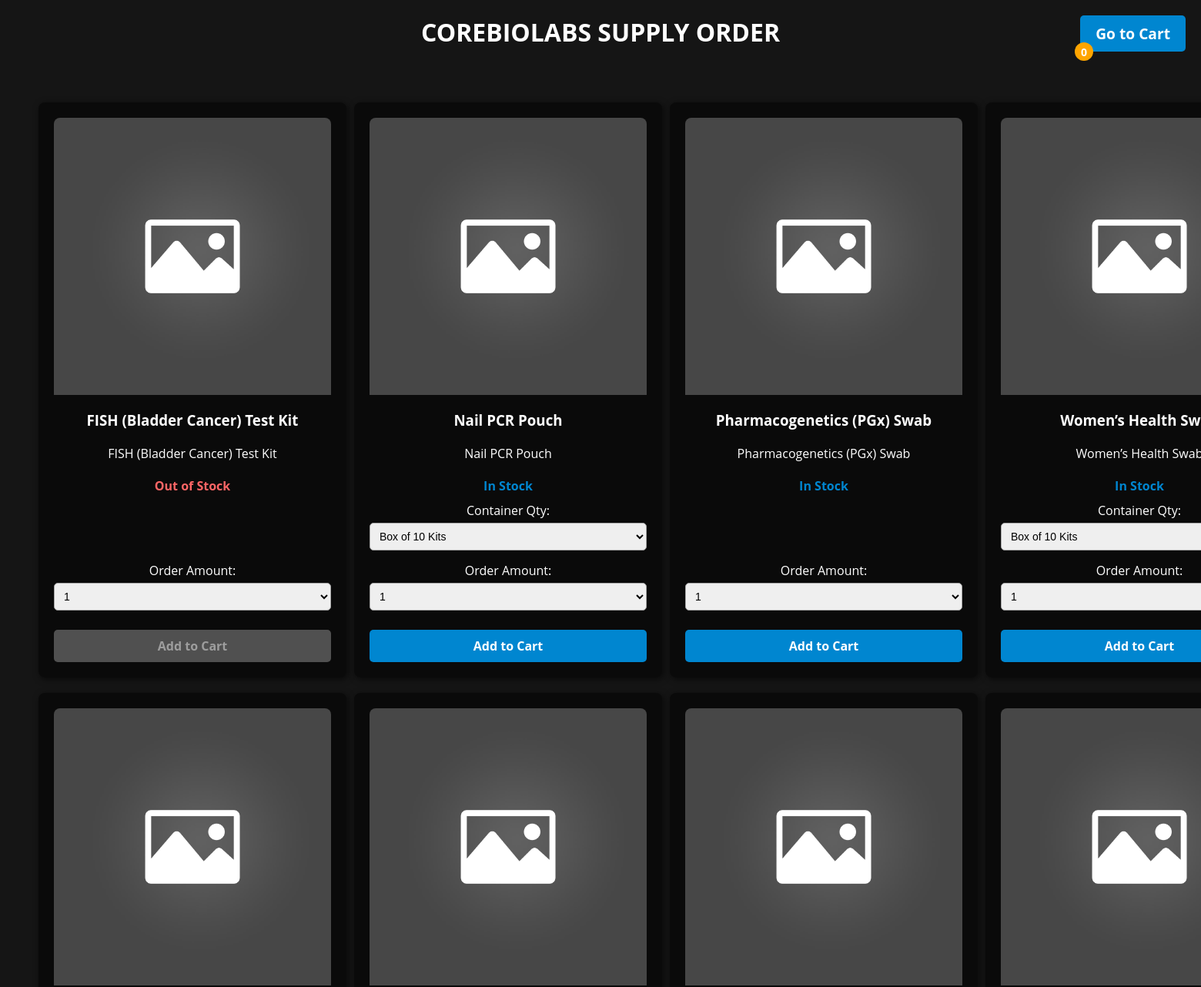
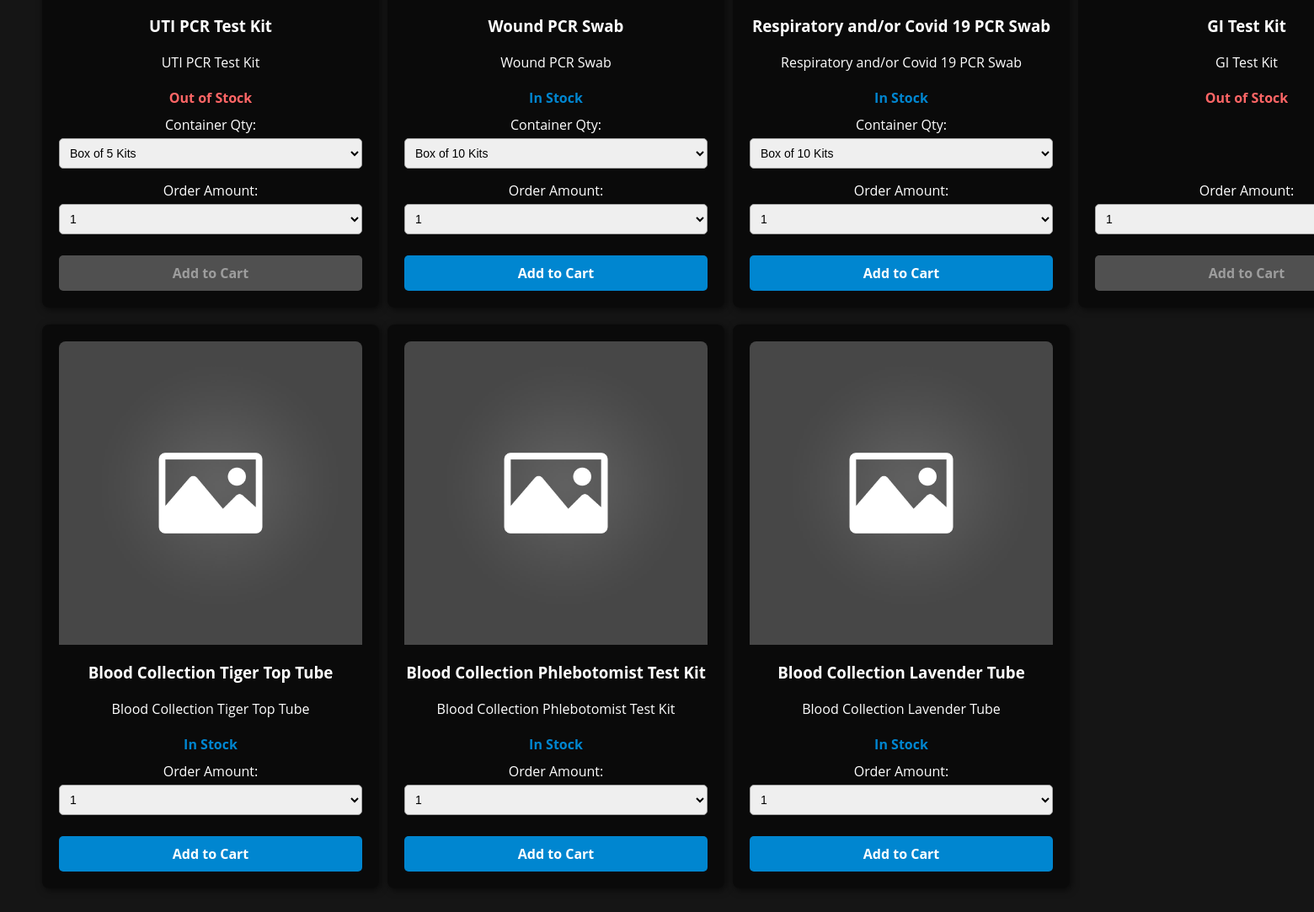
Before: / with the older database file (2 pictures, top to bottom).
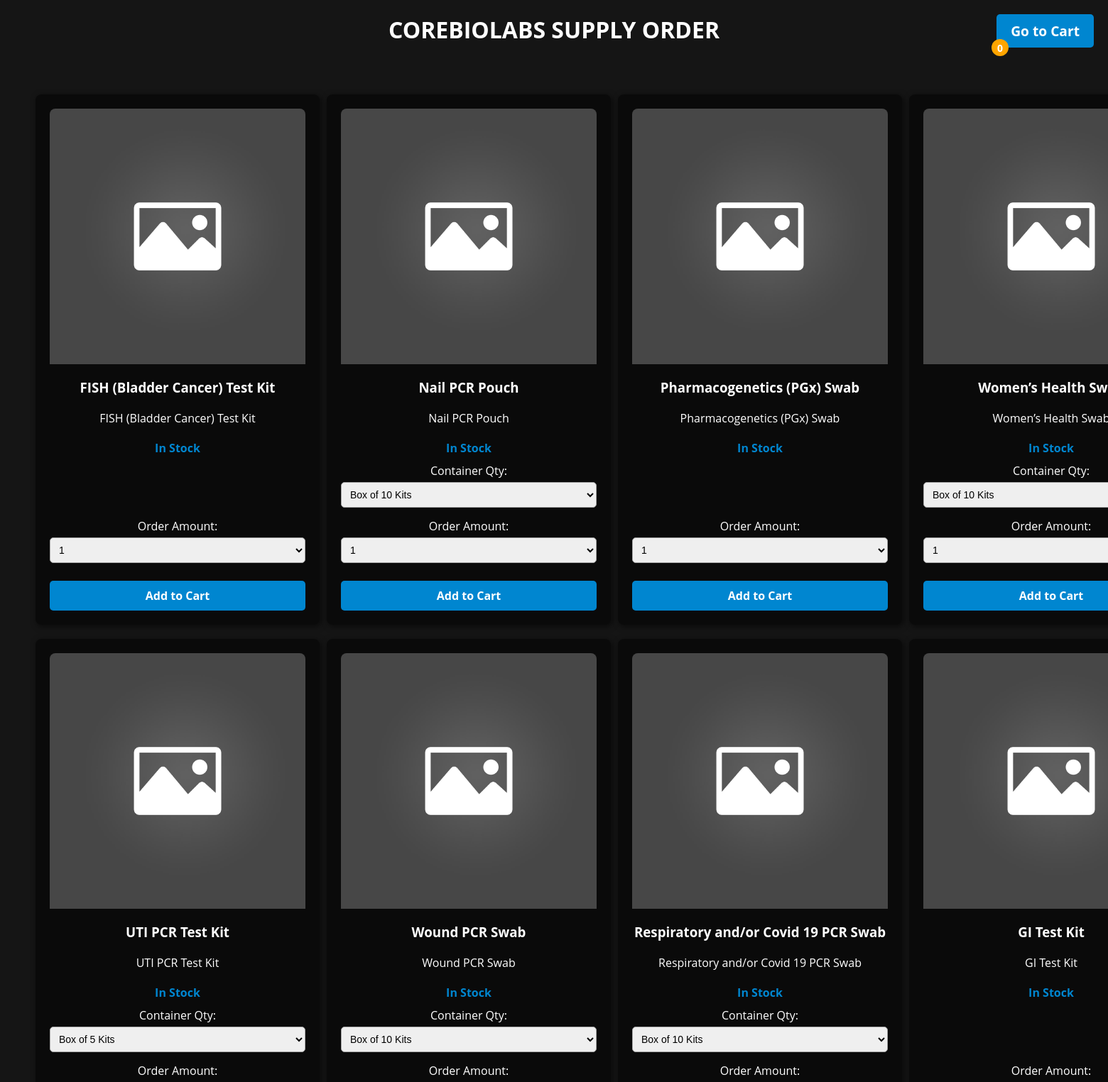
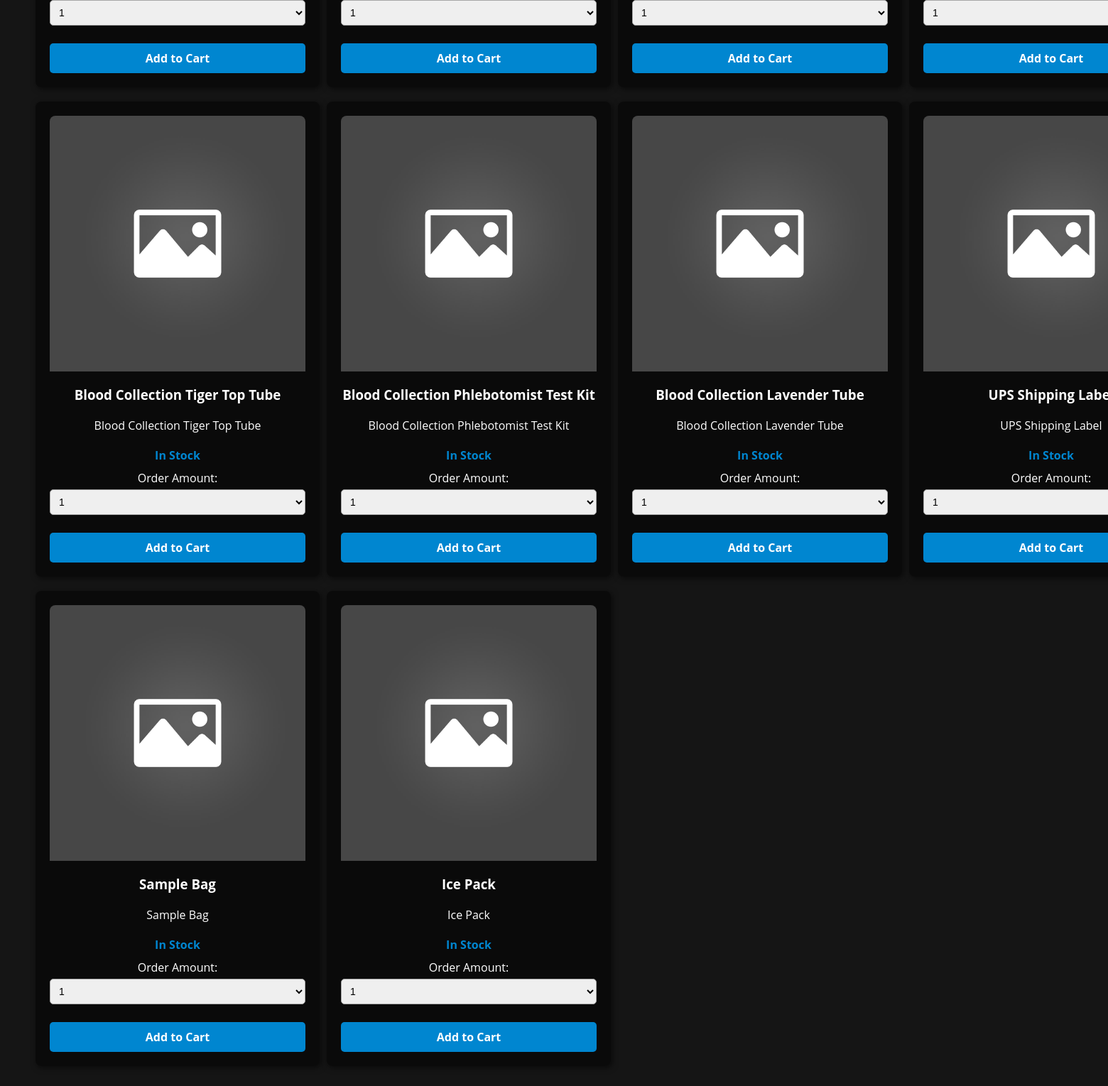
After: the same page with the newer database file (2 pictures, top to bottom).
### app.py (models this page shows)
class Item(db.Model):
    __tablename__ = 'items'
    id = db.Column(db.Integer, primary_key=True)
    title_name = db.Column(db.String(100), nullable=False, unique=True)
    description = db.Column(db.Text, nullable=True)
    image = db.Column(db.String(255), nullable=True)
    itemstatus = db.Column(db.String(50), nullable=True)
    title = db.Column(db.String(100), nullable=True)
    qty_and_amt = db.Column(db.String(50), nullable=True)
    container_qty = db.Column(db.String(255), nullable=True)

### app.py (the view)
@app.route('/')
def index():
    items = Item.query.all()  # Fetch all items from the database
    return render_template('index.html', items=items)

### templates/index.html (shortened to what this page needs)
<!DOCTYPE html>
<html lang="en">
  <head>
    <link rel="stylesheet" href="{{ url_for('static', filename='styles.css') }}" />
  </head>
  <body>
    <h1>COREBIOLABS SUPPLY ORDER</h1>
    <a href="{{ url_for('cart') }}" class="go-to-cart-button" id="go-to-cart-button" disabled>
  Go to Cart
  <span id="cart-counter" class="cart-counter">0</span>
</a>
    <div id="items">
      {% for item in items %}
      <div class="item">
        <img
          src="{{ item.image or url_for('static', filename='PLACEHOLDER.jpg') }}"
          alt="{{ item.title }}"
          class="item-image"
          onerror="this.onerror=null; this.src='{{ url_for('static', filename='PLACEHOLDER.jpg') }}';"
        />
        <h3>{{ item.title }}</h3>
        <p>{{ item.description }}</p>
        <p class="{{ 'in-stock' if item.itemstatus == 'In Stock' else 'out-of-stock' }}">
          {{ item.itemstatus }}
        </p>
        {% if ',' in item.container_qty %}
        <div class="dropdown-container">
          <label for="containerQty-{{ item.id }}">Container Qty:</label>
          <select id="containerQty-{{ item.id }}">
            {% for qty in item.container_qty.split(',') %}
            <option value="{{ qty }}">{{ qty }}</option>
            {% endfor %}
          </select>
        </div>
        {% endif %}
        <div class="dropdown-container">
          <label for="orderAmount-{{ item.id }}">Order Amount:</label>
          <select id="orderAmount-{{ item.id }}">
            {% for amount in range(1, 101) %}
            <option value="{{ amount }}">{{ amount }}</option>
            {% endfor %}
          </select>
        </div>
        <button
          onclick="addToCart({{ item.id }}, '{{ item.title }}', '{{ item.itemstatus }}')"
          {% if item.itemstatus == 'Out of Stock' %} disabled {% endif %}
          class="{{ 'add-to-cart' if item.itemstatus == 'In Stock' else 'add-to-cart disabled' }}"
        >
          Add to Cart
        </button>
      </div>
      {% endfor %}
    </div>
  </body>
</html>

### static/styles.css (style rules this page uses)
body { font-family: "Open Sans", sans-serif; background-color: rgba(21, 21, 21, 1); color: white; margin: 0; padding: 0; }
h1 { color: rgba(255, 255, 255, 1); font-weight: bold; margin: 20px; text-align: center; font-size: xx-large; }
#items { display: grid; grid-template-columns: repeat(4, 1fr); grid-column-gap: 10px; grid-row-gap: 20px; justify-items: center; padding: 50px; }
.item { background-color: rgba(0, 0, 0, 0.5); border: 0px solid rgba(0, 0, 0, 1); border-radius: 8px; box-shadow: 2px 2px 8px rgba(0, 0, 0, 0.6); padding: 20px; width: 400px; text-align: center; display: flex; flex-direction: column; justify-content: space-between; box-sizing: border-box; }
.item-image { width: 100%; height: auto; border-radius: 8px 8px 0 0; margin-bottom: 10px; }
.item h3, .item p, .item .stock-status { margin: 10px 0; }
.in-stock { color: rgba(0, 134, 208, 1); font-weight: bold; }
.dropdown-container { margin: 10px 0; margin-top: auto; }
select { width: 100%; padding: 8px; font-size: 14px; margin: 5px 0; border-radius: 5px; border: 1px solid rgba(166, 166, 166, 1); }
button { background-color: rgba(0, 134, 208, 1); color: white; border: none; margin-top: 10px; padding: 10px 20px; border-radius: 5px; font-weight: bold; font-size: 16px; font-family: "Open Sans", sans-serif; cursor: pointer; transition: background-color 0.3s; }
.go-to-cart-button { position: absolute; top: 20px; right: 20px; padding: 10px 20px; background-color: rgba(0, 134, 208, 1); color: white; font-weight: bold; text-align: center; text-decoration: none; border-radius: 5px; transition: background-color 0.3s ease; font-size: larger; }
.cart-counter { position: absolute; top: 35px; right: 120px; background-color: orange; color: white; font-size: 14px; font-weight: bold; width: 24px; height: 24px; border-radius: 50%; display: flex; align-items: center; justify-content: center; }
p, label { color: rgba(255, 255, 255, 1); }

Changed rows visible on the page:
changed Item "FISH (Bladder Cancer) Test Kit": itemstatus "Out of Stock" → "In Stock"
changed Item "UTI PCR Test Kit": itemstatus "Out of Stock" → "In Stock"
changed Item "GI Test Kit": itemstatus "Out of Stock" → "In Stock"
added Item: title "UPS Shipping…", description "UPS Shipping Label", itemstatus "In Stock", id "1"
added Item: title "Sample Bag", description "Sample Bag", itemstatus "In Stock", id "1"
added Item: title "Ice Pack", description "Ice Pack", itemstatus "In Stock", id "1"
